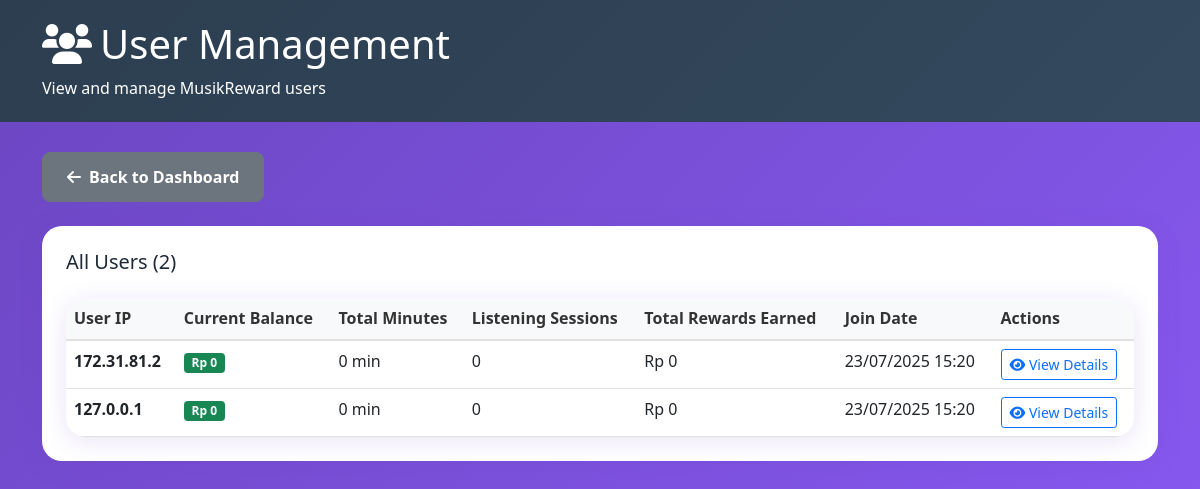
The app's page /admin/users.php (signed in), older data.
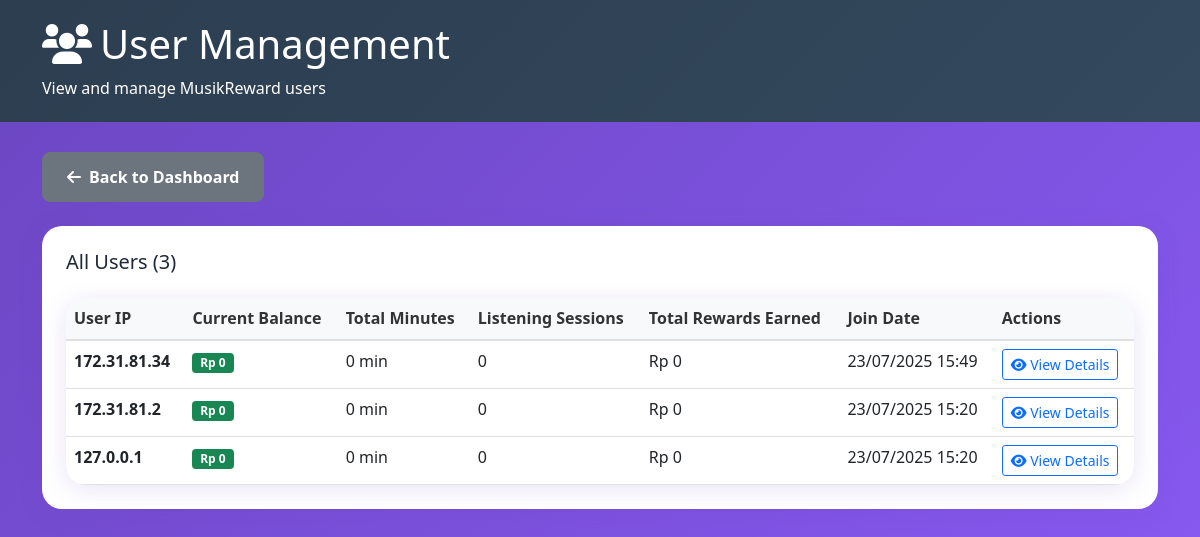
The same page, newer data.
### tables this page shows
CREATE TABLE users (
            id INTEGER PRIMARY KEY AUTOINCREMENT,
            user_ip TEXT NOT NULL UNIQUE,
            balance REAL DEFAULT 0.00,
            total_minutes INTEGER DEFAULT 0,
            created_at DATETIME DEFAULT CURRENT_TIMESTAMP
        );

### admin/users.php (the view, shortened to what this page needs)
<?php
require_once '../config/database.php';
$stmt = $pdo->query("
    SELECT u.*,
           COUNT(ls.id) as listening_sessions,
           SUM(ls.minutes_listened) as total_minutes_listened,
           SUM(ls.reward_earned) as total_rewards_earned
    FROM users u
    LEFT JOIN listening_sessions ls ON u.user_ip = ls.user_ip
    GROUP BY u.id
    ORDER BY u.created_at DESC
");
$users = $stmt->fetchAll();
?>
<!DOCTYPE html>
<html lang="id">
<head>
    <link href="https://cdn.jsdelivr.net/npm/bootstrap@5.1.3/dist/css/bootstrap.min.css" rel="stylesheet">
    <link href="https://cdnjs.cloudflare.com/ajax/libs/font-awesome/6.0.0/css/all.min.css" rel="stylesheet">
    <link href="../assets/css/style.css" rel="stylesheet">
</head>
<body>
    <div class="admin-header">
        <div class="container">
            <h1><i class="fas fa-users me-2"></i>User Management</h1>
            <p class="mb-0">View and manage MusikReward users</p>
        </div>
    </div>
    <div class="container">
        <div class="row">
            <div class="col-md-12 mb-4">
                <a href="index.php" class="btn btn-secondary">
                    <i class="fas fa-arrow-left me-2"></i>Back to Dashboard
                </a>
            </div>
        </div>
        <div class="admin-card">
            <h5 class="mb-4">All Users (<?= count($users) ?>)</h5>
            <div class="table-responsive">
                <table class="table">
                    <thead>
                        <tr>
                            <th>User IP</th>
                            <th>Current Balance</th>
                            <th>Total Minutes</th>
                            <th>Listening Sessions</th>
                            <th>Total Rewards Earned</th>
                            <th>Join Date</th>
                            <th>Actions</th>
                        </tr>
                    </thead>
                    <tbody>
                        <?php foreach ($users as $user): ?>
                        <tr>
                            <td>
                                <strong><?= htmlspecialchars($user['user_ip']) ?></strong>
                            </td>
                            <td>
                                <span class="badge bg-success">
                                    Rp <?= number_format($user['balance'], 0, ',', '.') ?>
                                </span>
                            </td>
                            <td><?= number_format($user['total_minutes'] ?: 0) ?> min</td>
                            <td><?= number_format($user['listening_sessions'] ?: 0) ?></td>
                            <td>Rp <?= number_format($user['total_rewards_earned'] ?: 0, 0, ',', '.') ?></td>
                            <td><?= date('d/m/Y H:i', strtotime($user['created_at'])) ?></td>
                            <td>
                                <button class="btn btn-sm btn-outline-primary" onclick="viewUserDetails('<?= $user['user_ip'] ?>')">
                                    <i class="fas fa-eye"></i> View Details
                                </button>
                            </td>
                        </tr>
                        <?php endforeach; ?>
                    </tbody>
                </table>
            </div>
        </div>
    </div>
</body>
</html>

### assets/css/style.css (style rules this page uses)
:root { --primary-color: #6B46C1; --secondary-color: #8B5CF6; --tertiary-color: #3B82F6; --accent-color: #92400E; --success-color: #10B981; --background-color: #F8FAFC; --wave-gradient: linear-gradient(135deg, #6B46C1 0%, #8B5CF6 25%, #3B82F6 50%, #92400E 75%, #6B46C1 100%); --card-shadow: 0 4px 25px rgba(107, 70, 193, 0.15); --border-radius: 20px; }
* { margin: 0; padding: 0; box-sizing: border-box; }
body { font-family: 'Segoe UI', Tahoma, Geneva, Verdana, sans-serif; background: var(--wave-gradient); background-size: 400% 400%; animation: waveAnimation 15s ease-in-out infinite; line-height: 1.6; color: #1F2937; min-height: 100vh; }
.btn-secondary { border-radius: 8px; padding: 12px 24px; font-weight: 600; }
.admin-header { background: linear-gradient(135deg, #2C3E50, #34495E); color: white; padding: 20px; margin-bottom: 30px; }
.admin-card { background: white; border-radius: var(--border-radius); box-shadow: var(--card-shadow); padding: 24px; margin-bottom: 24px; }
.table-responsive { border-radius: var(--border-radius); overflow: hidden; box-shadow: var(--card-shadow); }
.table { margin-bottom: 0; }
.table thead th { background-color: #F8F9FA; border-bottom: 2px solid #E0E0E0; font-weight: 600; color: #333; }

Row changes from the older to the newer data that the page shows:
added users: user_ip "172.31.81.34", balance "0", total_minutes "0", listening_sessions "0", total_rewards_earned "0", created_at "23/07/2025 15:49"
Text that changed along with them:
count($users): "2" → "3"
